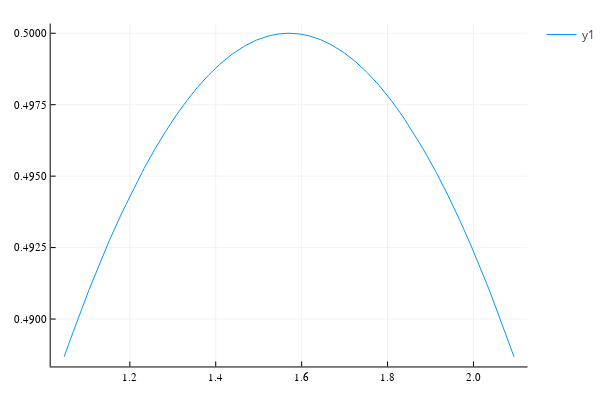

Write notebook code for a chart like this one.
### Markdown cell above
Here is a graph to investigate the problem. We simply graph near $c$ and look:

### Code cell
f(x) = (1-sin(x)) / (pi/2 - x)^2
c = pi/2
plot(f, c - pi/6, c + pi/6)

### Figure 1 — Plotly figure (JSON) as saved in the notebook; plotly's stock layout.template omitted (floating-point values rounded to 4 significant figures)
{"data": [{"colorbar": {"title": ""}, "legendgroup": "y1", "line": {"color": "rgba(0, 154, 250, 1.000)", "dash": "solid", "shape": "linear", "width": 1}, "mode": "lines", "name": "y1", "showlegend": true, "type": "scatter", "x": [1.047, 1.052, 1.057, 1.105, 1.152, 1.18, 1.209, 1.233, 1.257, 1.283, 1.309, 1.333, 1.357, 1.383, 1.409, 1.439, 1.469, 1.495, 1.522, 1.545, 1.568, 1.594, 1.619, 1.645, 1.67, 1.698, 1.727, 1.753, 1.78, 1.808, 1.836, 1.86, 1.883, 1.912, 1.941, 1.968, 1.995, 2.038, 2.081, 2.088, 2.094], "xaxis": "x", "y": [0.4887, 0.4889, 0.4891, 0.491, 0.4927, 0.4937, 0.4946, 0.4953, 0.4959, 0.4966, 0.4972, 0.4977, 0.4981, 0.4985, 0.4989, 0.4993, 0.4996, 0.4998, 0.4999, 0.5, 0.5, 0.5, 0.4999, 0.4998, 0.4996, 0.4993, 0.499, 0.4986, 0.4982, 0.4977, 0.4971, 0.4965, 0.4959, 0.4952, 0.4943, 0.4935, 0.4926, 0.491, 0.4892, 0.489, 0.4887], "yaxis": "y", "zmax": null, "zmin": null}], "layout": {"annotations": [], "height": 400, "legend_position": {"bgcolor": "rgba(255, 255, 255, 1.000)", "bordercolor": "rgba(0, 0, 0, 1.000)", "borderwidth": 1, "font": {"color": "rgba(0, 0, 0, 1.000)", "family": "sans-serif", "size": 11}, "title": {"font": {"color": "rgba(0, 0, 0, 1.000)", "family": "sans-serif", "size": 15}, "text": ""}, "tracegroupgap": 0, "traceorder": "normal", "x": 1, "xanchor": "auto", "y": 1, "yanchor": "auto"}, "margin": {"b": 20, "l": 0, "r": 0, "t": 20}, "paper_bgcolor": "rgba(255, 255, 255, 1.000)", "plot_bgcolor": "rgba(255, 255, 255, 1.000)", "showlegend": true, "width": 600, "xaxis": {"anchor": "y", "domain": [0.09545, 0.9934], "gridcolor": "rgba(0, 0, 0, 0.100)", "gridwidth": 0.5, "linecolor": "rgba(0, 0, 0, 1.000)", "mirror": false, "range": [1.016, 2.126], "showgrid": true, "showline": true, "showticklabels": true, "tickangle": 0, "tickcolor": "rgb(0, 0, 0)", "tickfont": {"color": "rgba(0, 0, 0, 1.000)", "family": "sans-serif", "size": 11}, "tickmode": "array", "ticks": "inside", "ticktext": ["1.2", "1.4", "1.6", "1.8", "2.0"], "tickvals": [1.2, 1.4, 1.6, 1.8, 2], "title": "", "titlefont": {"color": "rgba(0, 0, 0, 1.000)", "family": "sans-serif", "size": 15}, "type": "-", "visible": true, "zeroline": false, "zerolinecolor": "rgba(0, 0, 0, 1.000)"}, "yaxis": {"anchor": "x", "domain": [0.03762, 0.9902], "gridcolor": "rgba(0, 0, 0, 0.100)", "gridwidth": 0.5, "linecolor": "rgba(0, 0, 0, 1.000)", "mirror": false, "range": [0.4883, 0.5003], "showgrid": true, "showline": true, "showticklabels": true, "tickangle": 0, "tickcolor": "rgb(0, 0, 0)", "tickfont": {"color": "rgba(0, 0, 0, 1.000)", "family": "sans-serif", "size": 11}, "tickmode": "array", "ticks": "inside", "ticktext": ["0.4900", "0.4925", "0.4950", "0.4975", "0.5000"], "tickvals": [0.49, 0.4925, 0.495, 0.4975, 0.5], "title": "", "titlefont": {"color": "rgba(0, 0, 0, 1.000)", "family": "sans-serif", "size": 15}, "type": "-", "visible": true, "zeroline": false, "zerolinecolor": "rgba(0, 0, 0, 1.000)"}}}
